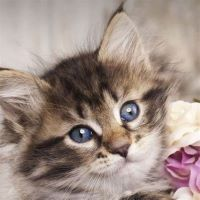
#> input picture images/1.jpg, 200 x 200 px, found by its file name
$ python lab2.py
#> lines starting #> are read from the running program, lines starting #| are printed output that depends on the picture; after the words box and inside, x2 and y2 are one past the last pixel; in counts of white or black regions, pixels touching at a corner belong together
# 2.	选择一幅图像，用不同的阈值选择方法分割图像，对比分析结果。

import cv2
import matplotlib.pyplot as plt
import numpy as np

img_gray = cv2.imread('images/1.jpg', flags=0)  # 读取灰度图像
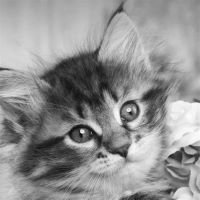
#> img_gray: shape (200, 200); min 7, max 255, mean 146.4
ret, th = cv2.threshold(img_gray, 80, 255, cv2.THRESH_BINARY)  # 用cv2实现固定阈值分割
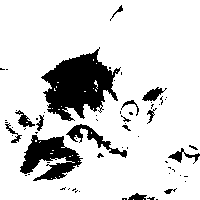
#> th: shape (200, 200); 84.2% white; 64 black regions (49 under 20 px), largest, box (x1, y1, x2, y2) and area: (41, 47, 121, 121) 3188, (20, 135, 83, 181) 1532, (66, 124, 127, 158) 475

deltaT = 1  # 预定义值
histCV = cv2.calcHist([img_gray], [0], None, [256], [0, 256])  # 灰度直方图
#> histCV = 256 values, max 477 at index 178, min 0 at index 0, mean 156.2
grayScale = range(256)  # 灰度级 [0,255]
totalPixels = img_gray.shape[0] * img_gray.shape[1]  # 像素总数
#> totalPixels = 40000
totalGary = np.dot(histCV[:, 0], grayScale)  # 内积, 总和灰度值
#> totalGary = 5855858
T = round(totalGary / totalPixels)  # 平均灰度
#> T = 146

while True:
    numG1, sumG1 = 0, 0
    for i in range(T):  # 计算 C1: (0,T) 平均灰度
        numG1 += histCV[i, 0]  # C1 像素数量
        sumG1 += histCV[i, 0] * i  # C1 灰度值总和
    numG2, sumG2 = (totalPixels - numG1), (totalGary - sumG1)  # C2 像素数量, 灰度值总和
    T1 = round(sumG1 / numG1)  # C1 平均灰度
    T2 = round(sumG2 / numG2)  # C2 平均灰度
    Tnew = round((T1 + T2) / 2)  # 计算新的阈值
    print("T={}, m1={}, m2={}, Tnew={}".format(T, T1, T2, Tnew))
    if abs(T - Tnew) < deltaT:  # 等价于 T==Tnew
        break
    else:
        T = Tnew
#> this loop made 4 passes
#> (numG2, sumG2, T2, Tnew, T) on passes 1 to 3: (24013, 4365856, 182, 138, 138), (25880, 4630509, 179, 133, 133), (26794, 4753862, 177, 130, 130)
#> (numG2, sumG2, T2, Tnew) on pass 4: (27293, 4819270, 177, 130)
#| T=146, m1=93, m2=182, Tnew=138
#| T=138, m1=87, m2=179, Tnew=133
#| T=133, m1=83, m2=177, Tnew=130
#| T=130, m1=82, m2=177, Tnew=130

# 阈值处理
ret, imgBin = cv2.threshold(img_gray, T, 255, cv2.THRESH_BINARY)  # 阈值分割, thresh=T
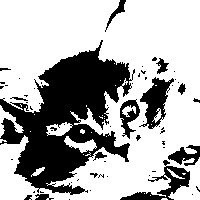
#> imgBin: shape (200, 200); 67.9% white; 61 black regions (47 under 20 px), largest, box (x1, y1, x2, y2) and area: (0, 40, 135, 195) 9769, (139, 77, 174, 129) 843, (120, 160, 190, 200) 790
#> ret = 130

ret2, imgOtsu = cv2.threshold(img_gray, 0, 255, cv2.THRESH_OTSU)  # 阈值分割, thresh=T
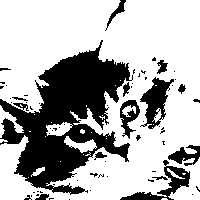
#> imgOtsu: shape (200, 200); 68.7% white; 66 black regions (52 under 20 px), largest, box (x1, y1, x2, y2) and area: (0, 40, 133, 195) 9523, (140, 77, 174, 129) 819, (120, 160, 190, 200) 721
#> ret2 = 128

# 用来正常显示中文标签
plt.rcParams['font.sans-serif'] = ['SimHei']
images = [img_gray, th, imgBin, imgOtsu]
titles = ['image', "人工阈值分割法T=90", "迭代阈值分割 T={}".format(ret), "OTSU 阈值分割(T={})".format(round(ret2))]
#> titles = ['image', '人工阈值分割法T=90', '迭代阈值分割 T=130.0', 'OTSU 阈值分割(T=128)']

for i in range(len(images)):
    plt.subplot(2, 2, i + 1), plt.imshow(images[i], 'gray')
    plt.title(titles[i])
    plt.xticks([]), plt.yticks([])
#> this loop made 4 passes
plt.show()
